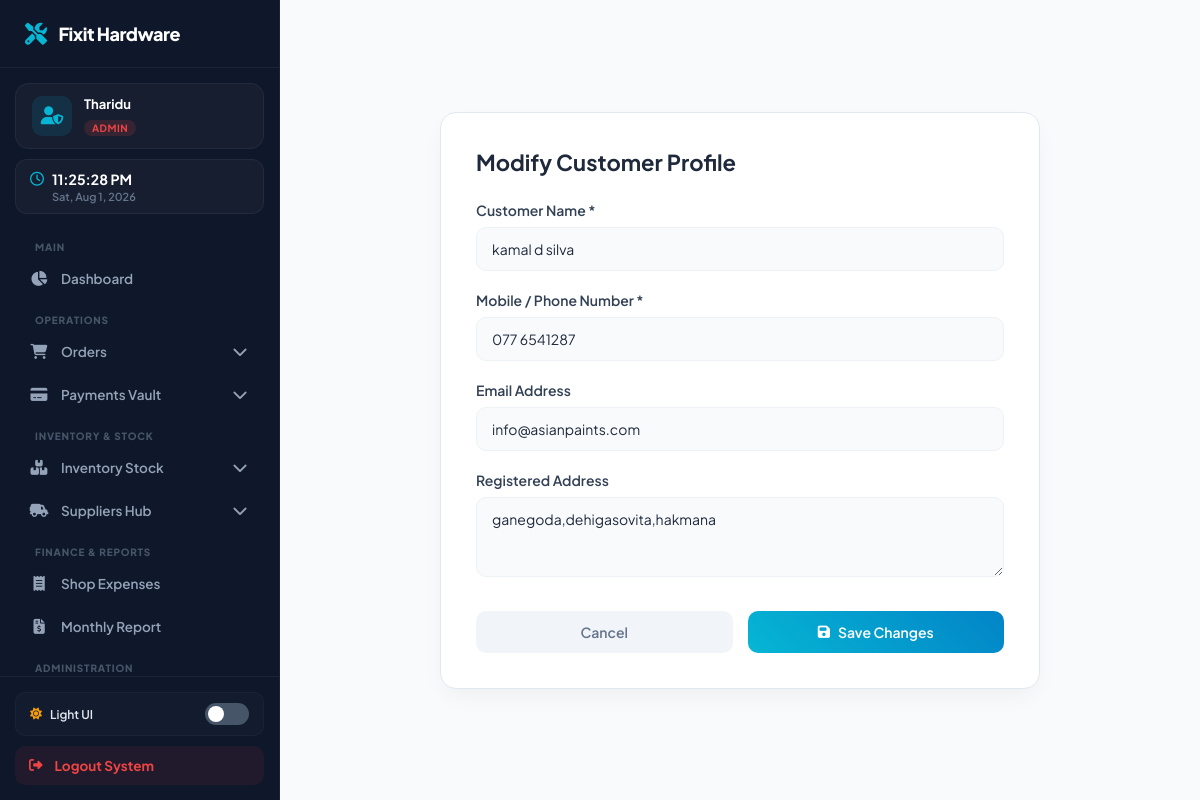
The app's page /edit_customer.php?id=5 (signed in) with its own data.
### tables this page shows
CREATE TABLE `system_settings` (
  `id` int(11) NOT NULL DEFAULT 1,
  `shop_name` varchar(100) DEFAULT 'FixIt Crafts',
  `shop_address` varchar(255) DEFAULT 'Weligama, Sri Lanka',
  `shop_phone` varchar(20) DEFAULT '0771234567',
  `worker_rate` decimal(5,2) DEFAULT 10.00,
  `supplier_rate` decimal(5,2) DEFAULT 18.00
);

CREATE TABLE `customer` (
  `customer_id` int(11) NOT NULL,
  `customer_name` varchar(100) DEFAULT NULL,
  `phone` varchar(20) DEFAULT NULL,
  `email` varchar(100) DEFAULT NULL,
  `address` text DEFAULT NULL,
  `created_at` timestamp NOT NULL DEFAULT current_timestamp()
);

### edit_customer.php (the view, shortened to what this page needs)
<?php
$conn = new mysqli("localhost", "root", "", "hardware");
$customer_id = 0;
$name = $phone = $email = $address = "";
if(isset($_GET['id'])){
    $customer_id = intval($_GET['id']);
    $stmt = $conn->prepare("SELECT * FROM customer WHERE customer_id = ?");
    $stmt->bind_param("i", $customer_id);
    $stmt->execute();
    $result = $stmt->get_result();
    if($result->num_rows === 1){
        $row = $result->fetch_assoc();
        $name = $row['customer_name'];
        $phone = $row['phone'];
        $email = $row['email'];
        $address = $row['address'];
    } else {
        header("Location: manage_customer.php");
        exit();
    }
}
?>
<!DOCTYPE html>
<html lang="en">
<head>
    <link rel="stylesheet" href="https://cdnjs.cloudflare.com/ajax/libs/font-awesome/6.5.1/css/all.min.css">
</head>
<body>
    <?php include('sidebar.php'); ?>
    <div class="main-content">
        <div class="form-card">
            <div class="form-header">
                <h2>Modify Customer Profile</h2>
            </div>
            <form action="edit_customer.php?id=<?php echo $customer_id; ?>" method="POST">
                <div class="form-group">
                    <label>Customer Name *</label>
                    <input type="text" name="customer_name" value="<?php echo htmlspecialchars($name); ?>" required>
                </div>
                <div class="form-group">
                    <label>Mobile / Phone Number *</label>
                    <input type="text" name="phone" value="<?php echo htmlspecialchars($phone); ?>" required>
                </div>
                <div class="form-group">
                    <label>Email Address</label>
                    <input type="email" name="email" value="<?php echo htmlspecialchars($email); ?>">
                </div>
                <div class="form-group">
                    <label>Registered Address</label>
                    <textarea name="address" rows="3"><?php echo htmlspecialchars($address); ?></textarea>
                </div>
                <div class="btn-group">
                    <a href="manage_customer.php" class="btn btn-cancel">Cancel</a>
                    <button type="submit" name="update_customer" class="btn btn-save">
                        <i class="fa-solid fa-floppy-disk"></i> Save Changes
                    </button>
                </div>
            </form>
        </div>
    </div>
</body>
</html>

### sidebar.php (shortened to what this page needs)
<?php
$sys_shop_name = 'FixIt Hardware';
if ($conn && !$conn->connect_error) {
    $settings_query = $conn->query("SELECT shop_name FROM system_settings WHERE id = 1");
    if ($settings_query && $settings_query->num_rows > 0) {
        $setting_data = $settings_query->fetch_assoc();
        if (!empty($setting_data['shop_name'])) {
            $sys_shop_name = $setting_data['shop_name'];
        }
    }
}
$current_page = basename($_SERVER['PHP_SELF']);
$user_role = strtolower($_SESSION['user_role']);
$display_role = ($user_role === 'admin') ? 'Admin' : 'Employee';
?>
<link rel="stylesheet" href="https://cdnjs.cloudflare.com/ajax/libs/font-awesome/6.5.1/css/all.min.css">
<div class="sidebar">
    <div class="brand">
        <i class="fa-solid fa-screwdriver-wrench"></i>
        <span><?php echo htmlspecialchars($sys_shop_name); ?></span>
    </div>
    <div class="user-profile">
        <div class="avatar">
            <i class="fa-solid <?php echo ($user_role === 'admin') ? 'fa-user-shield' : 'fa-user-gear'; ?>"></i>
        </div>
        <div class="user-info">
            <h4><?php echo isset($_SESSION['user_name']) ? htmlspecialchars($_SESSION['user_name']) : 'System User'; ?></h4>
            <span class="role-badge <?php echo ($user_role === 'admin') ? 'admin-badge' : 'staff-badge'; ?>">
                <?php echo $display_role; ?>
            </span>
        </div>
    </div>
    <div class="datetime-widget">
        <div class="live-time" id="clock-display">
        </div>
        <div class="live-date" id="calendar-display">Loading date info...</div>
    </div>
    <ul class="nav-links">
        <div class="menu-section-label">Main</div>
        <li class="<?php echo ($current_page == 'dashboard.php') ? 'active-page' : ''; ?>">
            <a href="dashboard.php">
                <i class="fa-solid fa-chart-pie"></i>
                <span>Dashboard</span>
            </a>
        </li>
        <div class="menu-section-label">Operations</div>
        <?php $ord_active = in_array($current_page, ['add_order.php', 'manage_order.php']); ?>
        <li class="dropdown-item">
            <a href="javascript:void(0)" class="dropdown-btn">
                <i class="fa-solid fa-cart-shopping"></i>
                <span>Orders</span>
                <i class="fa-solid fa-chevron-down arrow <?php echo $ord_active ? 'rotate' : ''; ?>"></i>
            </a>
        </li>
        <?php $pay_active = in_array($current_page, ['add_payment.php', 'manage_payment.php']); ?>
        <li class="dropdown-item">
            <a href="javascript:void(0)" class="dropdown-btn">
                <i class="fa-solid fa-credit-card"></i>
                <span>Payments Vault</span>
                <i class="fa-solid fa-chevron-down arrow <?php echo $pay_active ? 'rotate' : ''; ?>"></i>
            </a>
        </li>
        <div class="menu-section-label">Inventory & Stock</div>
        <?php $inv_active = in_array($current_page, ['add_product.php', 'manage_inventory.php', 'manage_categories.php', 'manage_subcategories.php']); ?>
        <li class="dropdown-item">
            <a href="javascript:void(0)" class="dropdown-btn">
                <i class="fa-solid fa-boxes-stacked"></i>
                <span>Inventory Stock</span>
                <i class="fa-solid fa-chevron-down arrow <?php echo $inv_active ? 'rotate' : ''; ?>"></i>
            </a>
        </li>
        <?php if ($user_role === 'admin'): ?>
            <?php $sup_active = in_array($current_page, ['add_supplier.php', 'manage_suppliers.php']); ?>
            <li class="dropdown-item">
                <a href="javascript:void(0)" class="dropdown-btn">
                    <i class="fa-solid fa-truck-field"></i>
                    <span>Suppliers Hub</span>
                    <i class="fa-solid fa-chevron-down arrow <?php echo $sup_active ? 'rotate' : ''; ?>"></i>
                </a>
            </li>
        <?php endif; ?>
        <?php if ($user_role === 'admin'): ?>
            <div class="menu-section-label">Finance & Reports</div>
            <li class="<?php echo ($current_page == 'add_expense.php') ? 'active-page' : ''; ?>">
                <a href="add_expense.php">
                    <i class="fa-solid fa-receipt"></i>
                    <span>Shop Expenses</span>
                </a>
            </li>
            <li class="<?php echo ($current_page == 'monthly_report.php') ? 'active-page' : ''; ?>">
                <a href="monthly_report.php">
                    <i class="fa-solid fa-file-invoice-dollar"></i>
                    <span>Monthly Report</span>
                </a>
            </li>
        <?php endif; ?>
        <div class="menu-section-label">Administration</div>
    </ul>
    <div class="sidebar-footer">
        <div class="mode-toggle-panel">
            <div class="toggle-label" id="sys-mode-label">
                <i class="fa-solid fa-sun" style="color: #f59e0b;"></i> Light UI
            </div>
            <label class="switch-btn">
                <span class="slider-round"></span>
            </label>
        </div>
        <a href="javascript:void(0)" class="logout-btn" id="logoutSystemBtn">
            <i class="fa-solid fa-right-from-bracket"></i>
            <span>Logout System</span>
        </a>
    </div>
</div>

### edit_customer.php (style rules this page uses)
* { margin: 0; padding: 0; box-sizing: border-box; font-family: 'Plus Jakarta Sans', sans-serif; }
body { background: #f8fafc; display: flex; min-height: 100vh; }
.main-content { margin-left: 280px; width: calc(100% - 280px); padding: 40px; display: flex; justify-content: center; align-items: center; }
.form-card { background: white; width: 100%; max-width: 600px; padding: 35px; border-radius: 16px; box-shadow: 0 10px 25px -5px rgba(0,0,0,0.05); border: 1px solid #e2e8f0; }
.form-header { margin-bottom: 25px; }
.form-header h2 { font-size: 22px; color: #1e293b; font-weight: 700; }
.form-group { margin-bottom: 20px; }
.form-group label { display: block; font-size: 14px; font-weight: 600; color: #334155; margin-bottom: 8px; }
.form-group input, .form-group textarea { width: 100%; padding: 12px 15px; border: 1px solid #cbd5e1; border-radius: 10px; font-size: 14px; outline: none; }
.btn-group { display: flex; gap: 15px; margin-top: 30px; }
.btn { padding: 12px 24px; border-radius: 10px; font-weight: 600; font-size: 14px; cursor: pointer; text-decoration: none; display: inline-flex; align-items: center; justify-content: center; gap: 8px; border: none; width: 50%; }
.btn-save { background: linear-gradient(45deg, #06b6d4, #0284c7); color: white; }
.btn-cancel { background: #f1f5f9; color: #64748b; }

### records on screen
system_settings: shop_name "Fixit Hardware"
customer: customer_name "kamal d silva", phone "077 6541287", email "info@asianpaints.com", address "ganegoda,dehigasovita,hakmana"

### other values on screen
$_SESSION['user_name'] "Tharidu"
$display_role "ADMIN"
